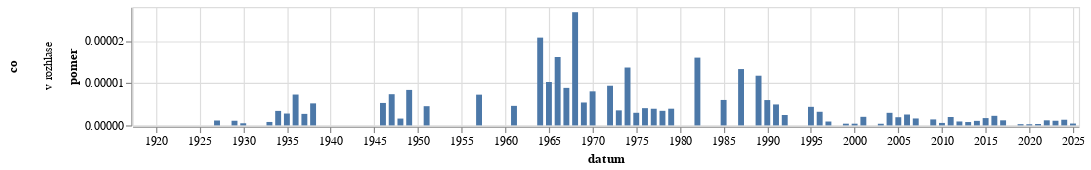

Notebook code cell kept with this figure:
### Code cell
graf(vyvoj_vyskytu("(?i)v rozhlase","v rozhlase"))

### Figure 1 — Vega-Lite specification as saved in the notebook (floating-point values rounded to 4 significant figures)
{"config": {"view": {"continuousWidth": 300, "continuousHeight": 300}}, "data": {"name": "data-857e238ac5dd53dba4e5961698983e59"}, "mark": {"type": "bar"}, "encoding": {"row": {"field": "co", "type": "nominal"}, "x": {"field": "datum", "type": "temporal"}, "y": {"field": "pomer", "type": "quantitative"}}, "height": 100, "width": 800, "$schema": "https://vega.github.io/schema/vega-lite/v5.8.0.json", "datasets": {"data-857e238ac5dd53dba4e5961698983e59": [{"datum": "1918-01-01T00:00:00", "vyskytu": 0, "pocet_slov": 172010, "pomer": 0.0, "co": "v rozhlase"}, {"datum": "1919-01-01T00:00:00", "vyskytu": 0, "pocet_slov": 1547459, "pomer": 0.0, "co": "v rozhlase"}, {"datum": "1920-01-01T00:00:00", "vyskytu": 0, "pocet_slov": 1557497, "pomer": 0.0, "co": "v rozhlase"}, {"datum": "1921-01-01T00:00:00", "vyskytu": 0, "pocet_slov": 1814119, "pomer": 0.0, "co": "v rozhlase"}, {"datum": "1922-01-01T00:00:00", "vyskytu": 0, "pocet_slov": 1739976, "pomer": 0.0, "co": "v rozhlase"}, {"datum": "1923-01-01T00:00:00", "vyskytu": 0, "pocet_slov": 1131296, "pomer": 0.0, "co": "v rozhlase"}, {"datum": "1924-01-01T00:00:00", "vyskytu": 0, "pocet_slov": 1386775, "pomer": 0.0, "co": "v rozhlase"}, {"datum": "1925-01-01T00:00:00", "vyskytu": 0, "pocet_slov": 989387, "pomer": 0.0, "co": "v rozhlase"}, {"datum": "1926-01-01T00:00:00", "vyskytu": 0, "pocet_slov": 1629693, "pomer": 0.0, "co": "v rozhlase"}, {"datum": "1927-01-01T00:00:00", "vyskytu": 2, "pocet_slov": 1725378, "pomer": 1.159e-06, "co": "v rozhlase"}, {"datum": "1928-01-01T00:00:00", "vyskytu": 0, "pocet_slov": 1786584, "pomer": 0.0, "co": "v rozhlase"}, {"datum": "1929-01-01T00:00:00", "vyskytu": 1, "pocet_slov": 907519, "pomer": 1.102e-06, "co": "v rozhlase"}, {"datum": "1930-01-01T00:00:00", "vyskytu": 1, "pocet_slov": 1990549, "pomer": 5.024e-07, "co": "v rozhlase"}, {"datum": "1931-01-01T00:00:00", "vyskytu": 0, "pocet_slov": 1466185, "pomer": 0.0, "co": "v rozhlase"}, {"datum": "1932-01-01T00:00:00", "vyskytu": 0, "pocet_slov": 1117587, "pomer": 0.0, "co": "v rozhlase"}, {"datum": "1933-01-01T00:00:00", "vyskytu": 1, "pocet_slov": 1230441, "pomer": 8.127e-07, "co": "v rozhlase"}, {"datum": "1934-01-01T00:00:00", "vyskytu": 3, "pocet_slov": 874472, "pomer": 3.431e-06, "co": "v rozhlase"}, {"datum": "1935-01-01T00:00:00", "vyskytu": 2, "pocet_slov": 712050, "pomer": 2.809e-06, "co": "v rozhlase"}, {"datum": "1936-01-01T00:00:00", "vyskytu": 7, "pocet_slov": 958205, "pomer": 7.305e-06, "co": "v rozhlase"}, {"datum": "1937-01-01T00:00:00", "vyskytu": 2, "pocet_slov": 733783, "pomer": 2.726e-06, "co": "v rozhlase"}, {"datum": "1938-01-01T00:00:00", "vyskytu": 2, "pocet_slov": 383461, "pomer": 5.216e-06, "co": "v rozhlase"}, {"datum": "1945-01-01T00:00:00", "vyskytu": 0, "pocet_slov": 140144, "pomer": 0.0, "co": "v rozhlase"}, {"datum": "1946-01-01T00:00:00", "vyskytu": 6, "pocet_slov": 1129068, "pomer": 5.314e-06, "co": "v rozhlase"}, {"datum": "1947-01-01T00:00:00", "vyskytu": 8, "pocet_slov": 1083098, "pomer": 7.386e-06, "co": "v rozhlase"}, {"datum": "1948-01-01T00:00:00", "vyskytu": 1, "pocet_slov": 618132, "pomer": 1.618e-06, "co": "v rozhlase"}, {"datum": "1949-01-01T00:00:00", "vyskytu": 3, "pocet_slov": 357203, "pomer": 8.399e-06, "co": "v rozhlase"}, {"datum": "1950-01-01T00:00:00", "vyskytu": 0, "pocet_slov": 208781, "pomer": 0.0, "co": "v rozhlase"}, {"datum": "1951-01-01T00:00:00", "vyskytu": 1, "pocet_slov": 219888, "pomer": 4.548e-06, "co": "v rozhlase"}, {"datum": "1952-01-01T00:00:00", "vyskytu": 0, "pocet_slov": 189920, "pomer": 0.0, "co": "v rozhlase"}, {"datum": "1953-01-01T00:00:00", "vyskytu": 0, "pocet_slov": 114518, "pomer": 0.0, "co": "v rozhlase"}, {"datum": "1954-01-01T00:00:00", "vyskytu": 0, "pocet_slov": 98416, "pomer": 0.0, "co": "v rozhlase"}, {"datum": "1955-01-01T00:00:00", "vyskytu": 0, "pocet_slov": 78833, "pomer": 0.0, "co": "v rozhlase"}, {"datum": "1956-01-01T00:00:00", "vyskytu": 0, "pocet_slov": 138430, "pomer": 0.0, "co": "v rozhlase"}, {"datum": "1957-01-01T00:00:00", "vyskytu": 1, "pocet_slov": 137388, "pomer": 7.279e-06, "co": "v rozhlase"}, {"datum": "1958-01-01T00:00:00", "vyskytu": 0, "pocet_slov": 142112, "pomer": 0.0, "co": "v rozhlase"}, {"datum": "1959-01-01T00:00:00", "vyskytu": 0, "pocet_slov": 141333, "pomer": 0.0, "co": "v rozhlase"}, {"datum": "1960-01-01T00:00:00", "vyskytu": 0, "pocet_slov": 181817, "pomer": 0.0, "co": "v rozhlase"}, {"datum": "1961-01-01T00:00:00", "vyskytu": 1, "pocet_slov": 216288, "pomer": 4.623e-06, "co": "v rozhlase"}, {"datum": "1962-01-01T00:00:00", "vyskytu": 0, "pocet_slov": 98793, "pomer": 0.0, "co": "v rozhlase"}, {"datum": "1963-01-01T00:00:00", "vyskytu": 0, "pocet_slov": 139432, "pomer": 0.0, "co": "v rozhlase"}, {"datum": "1964-01-01T00:00:00", "vyskytu": 6, "pocet_slov": 288820, "pomer": 2.077e-05, "co": "v rozhlase"}, {"datum": "1965-01-01T00:00:00", "vyskytu": 2, "pocet_slov": 194814, "pomer": 1.027e-05, "co": "v rozhlase"}, {"datum": "1966-01-01T00:00:00", "vyskytu": 4, "pocet_slov": 247115, "pomer": 1.619e-05, "co": "v rozhlase"}, {"datum": "1967-01-01T00:00:00", "vyskytu": 2, "pocet_slov": 225198, "pomer": 8.881e-06, "co": "v rozhlase"}, {"datum": "1968-01-01T00:00:00", "vyskytu": 15, "pocet_slov": 559905, "pomer": 2.679e-05, "co": "v rozhlase"}, {"datum": "1969-01-01T00:00:00", "vyskytu": 2, "pocet_slov": 368721, "pomer": 5.424e-06, "co": "v rozhlase"}, {"datum": "1970-01-01T00:00:00", "vyskytu": 2, "pocet_slov": 248046, "pomer": 8.063e-06, "co": "v rozhlase"}, {"datum": "1971-01-01T00:00:00", "vyskytu": 0, "pocet_slov": 263102, "pomer": 0.0, "co": "v rozhlase"}, {"datum": "1972-01-01T00:00:00", "vyskytu": 2, "pocet_slov": 213032, "pomer": 9.388e-06, "co": "v rozhlase"}, {"datum": "1973-01-01T00:00:00", "vyskytu": 1, "pocet_slov": 280835, "pomer": 3.561e-06, "co": "v rozhlase"}, {"datum": "1974-01-01T00:00:00", "vyskytu": 4, "pocet_slov": 291980, "pomer": 1.37e-05, "co": "v rozhlase"}, {"datum": "1975-01-01T00:00:00", "vyskytu": 1, "pocet_slov": 335255, "pomer": 2.983e-06, "co": "v rozhlase"}, {"datum": "1976-01-01T00:00:00", "vyskytu": 1, "pocet_slov": 244998, "pomer": 4.082e-06, "co": "v rozhlase"}, {"datum": "1977-01-01T00:00:00", "vyskytu": 1, "pocet_slov": 253702, "pomer": 3.942e-06, "co": "v rozhlase"}, {"datum": "1978-01-01T00:00:00", "vyskytu": 1, "pocet_slov": 289894, "pomer": 3.45e-06, "co": "v rozhlase"}, {"datum": "1979-01-01T00:00:00", "vyskytu": 1, "pocet_slov": 252883, "pomer": 3.954e-06, "co": "v rozhlase"}, {"datum": "1980-01-01T00:00:00", "vyskytu": 0, "pocet_slov": 242065, "pomer": 0.0, "co": "v rozhlase"}, {"datum": "1981-01-01T00:00:00", "vyskytu": 0, "pocet_slov": 134899, "pomer": 0.0, "co": "v rozhlase"}, {"datum": "1982-01-01T00:00:00", "vyskytu": 3, "pocet_slov": 186973, "pomer": 1.605e-05, "co": "v rozhlase"}, {"datum": "1983-01-01T00:00:00", "vyskytu": 0, "pocet_slov": 227768, "pomer": 0.0, "co": "v rozhlase"}, {"datum": "1984-01-01T00:00:00", "vyskytu": 0, "pocet_slov": 191735, "pomer": 0.0, "co": "v rozhlase"}, {"datum": "1985-01-01T00:00:00", "vyskytu": 1, "pocet_slov": 165973, "pomer": 6.025e-06, "co": "v rozhlase"}, {"datum": "1986-01-01T00:00:00", "vyskytu": 0, "pocet_slov": 98877, "pomer": 0.0, "co": "v rozhlase"}, {"datum": "1987-01-01T00:00:00", "vyskytu": 2, "pocet_slov": 149991, "pomer": 1.333e-05, "co": "v rozhlase"}, {"datum": "1988-01-01T00:00:00", "vyskytu": 0, "pocet_slov": 167631, "pomer": 0.0, "co": "v rozhlase"}, {"datum": "1989-01-01T00:00:00", "vyskytu": 3, "pocet_slov": 255151, "pomer": 1.176e-05, "co": "v rozhlase"}, {"datum": "1990-01-01T00:00:00", "vyskytu": 5, "pocet_slov": 833434, "pomer": 5.999e-06, "co": "v rozhlase"}, {"datum": "1991-01-01T00:00:00", "vyskytu": 7, "pocet_slov": 1410605, "pomer": 4.962e-06, "co": "v rozhlase"}, {"datum": "1992-01-01T00:00:00", "vyskytu": 3, "pocet_slov": 1217148, "pomer": 2.465e-06, "co": "v rozhlase"}, {"datum": "1993-01-01T00:00:00", "vyskytu": 0, "pocet_slov": 1127475, "pomer": 0.0, "co": "v rozhlase"}, {"datum": "1994-01-01T00:00:00", "vyskytu": 0, "pocet_slov": 948063, "pomer": 0.0, "co": "v rozhlase"}, {"datum": "1995-01-01T00:00:00", "vyskytu": 5, "pocet_slov": 1138209, "pomer": 4.393e-06, "co": "v rozhlase"}, {"datum": "1996-01-01T00:00:00", "vyskytu": 4, "pocet_slov": 1240947, "pomer": 3.223e-06, "co": "v rozhlase"}, {"datum": "1997-01-01T00:00:00", "vyskytu": 2, "pocet_slov": 2179318, "pomer": 9.177e-07, "co": "v rozhlase"}, {"datum": "1998-01-01T00:00:00", "vyskytu": 0, "pocet_slov": 1522654, "pomer": 0.0, "co": "v rozhlase"}, {"datum": "1999-01-01T00:00:00", "vyskytu": 1, "pocet_slov": 2465372, "pomer": 4.056e-07, "co": "v rozhlase"}, {"datum": "2000-01-01T00:00:00", "vyskytu": 1, "pocet_slov": 2483127, "pomer": 4.027e-07, "co": "v rozhlase"}, {"datum": "2001-01-01T00:00:00", "vyskytu": 5, "pocet_slov": 2462192, "pomer": 2.031e-06, "co": "v rozhlase"}, {"datum": "2002-01-01T00:00:00", "vyskytu": 0, "pocet_slov": 1931845, "pomer": 0.0, "co": "v rozhlase"}, {"datum": "2003-01-01T00:00:00", "vyskytu": 1, "pocet_slov": 2578085, "pomer": 3.879e-07, "co": "v rozhlase"}, {"datum": "2004-01-01T00:00:00", "vyskytu": 7, "pocet_slov": 2351739, "pomer": 2.977e-06, "co": "v rozhlase"}, {"datum": "2005-01-01T00:00:00", "vyskytu": 5, "pocet_slov": 2582168, "pomer": 1.936e-06, "co": "v rozhlase"}, {"datum": "2006-01-01T00:00:00", "vyskytu": 4, "pocet_slov": 1552476, "pomer": 2.577e-06, "co": "v rozhlase"}, {"datum": "2007-01-01T00:00:00", "vyskytu": 3, "pocet_slov": 1826653, "pomer": 1.642e-06, "co": "v rozhlase"}, {"datum": "2008-01-01T00:00:00", "vyskytu": 0, "pocet_slov": 1786832, "pomer": 0.0, "co": "v rozhlase"}, {"datum": "2009-01-01T00:00:00", "vyskytu": 3, "pocet_slov": 2116415, "pomer": 1.417e-06, "co": "v rozhlase"}, {"datum": "2010-01-01T00:00:00", "vyskytu": 1, "pocet_slov": 1718642, "pomer": 5.819e-07, "co": "v rozhlase"}, {"datum": "2011-01-01T00:00:00", "vyskytu": 5, "pocet_slov": 2512843, "pomer": 1.99e-06, "co": "v rozhlase"}, {"datum": "2012-01-01T00:00:00", "vyskytu": 2, "pocet_slov": 2154063, "pomer": 9.285e-07, "co": "v rozhlase"}, {"datum": "2013-01-01T00:00:00", "vyskytu": 1, "pocet_slov": 1253654, "pomer": 7.977e-07, "co": "v rozhlase"}, {"datum": "2014-01-01T00:00:00", "vyskytu": 3, "pocet_slov": 2797907, "pomer": 1.072e-06, "co": "v rozhlase"}, {"datum": "2015-01-01T00:00:00", "vyskytu": 5, "pocet_slov": 2883253, "pomer": 1.734e-06, "co": "v rozhlase"}, {"datum": "2016-01-01T00:00:00", "vyskytu": 7, "pocet_slov": 3088746, "pomer": 2.266e-06, "co": "v rozhlase"}, {"datum": "2017-01-01T00:00:00", "vyskytu": 3, "pocet_slov": 2494184, "pomer": 1.203e-06, "co": "v rozhlase"}, {"datum": "2018-01-01T00:00:00", "vyskytu": 0, "pocet_slov": 2950192, "pomer": 0.0, "co": "v rozhlase"}, {"datum": "2019-01-01T00:00:00", "vyskytu": 1, "pocet_slov": 3385704, "pomer": 2.954e-07, "co": "v rozhlase"}, {"datum": "2020-01-01T00:00:00", "vyskytu": 1, "pocet_slov": 3628168, "pomer": 2.756e-07, "co": "v rozhlase"}, {"datum": "2021-01-01T00:00:00", "vyskytu": 1, "pocet_slov": 3028906, "pomer": 3.302e-07, "co": "v rozhlase"}, {"datum": "2022-01-01T00:00:00", "vyskytu": 5, "pocet_slov": 4156918, "pomer": 1.203e-06, "co": "v rozhlase"}, {"datum": "2023-01-01T00:00:00", "vyskytu": 5, "pocet_slov": 4543342, "pomer": 1.101e-06, "co": "v rozhlase"}, {"datum": "2024-01-01T00:00:00", "vyskytu": 6, "pocet_slov": 4476204, "pomer": 1.34e-06, "co": "v rozhlase"}, {"datum": "2025-01-01T00:00:00", "vyskytu": 1, "pocet_slov": 2270793, "pomer": 4.404e-07, "co": "v rozhlase"}]}}
